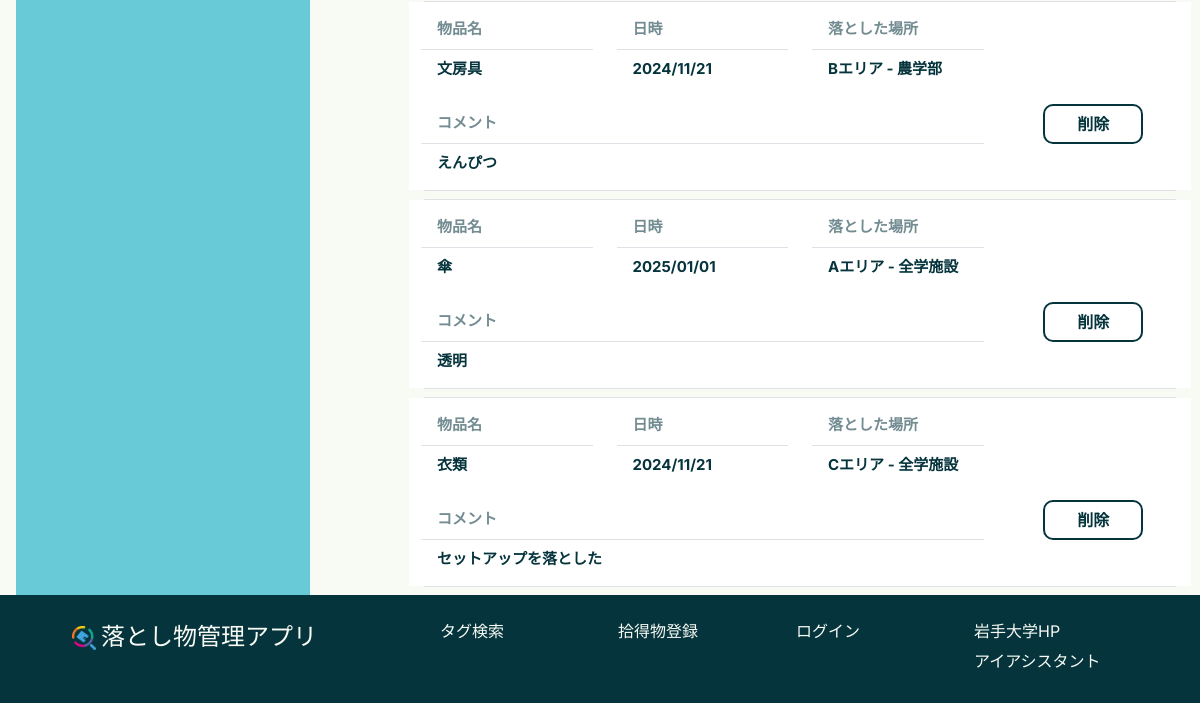
The page /mypage/student/ (lower part) on the database as committed earlier.
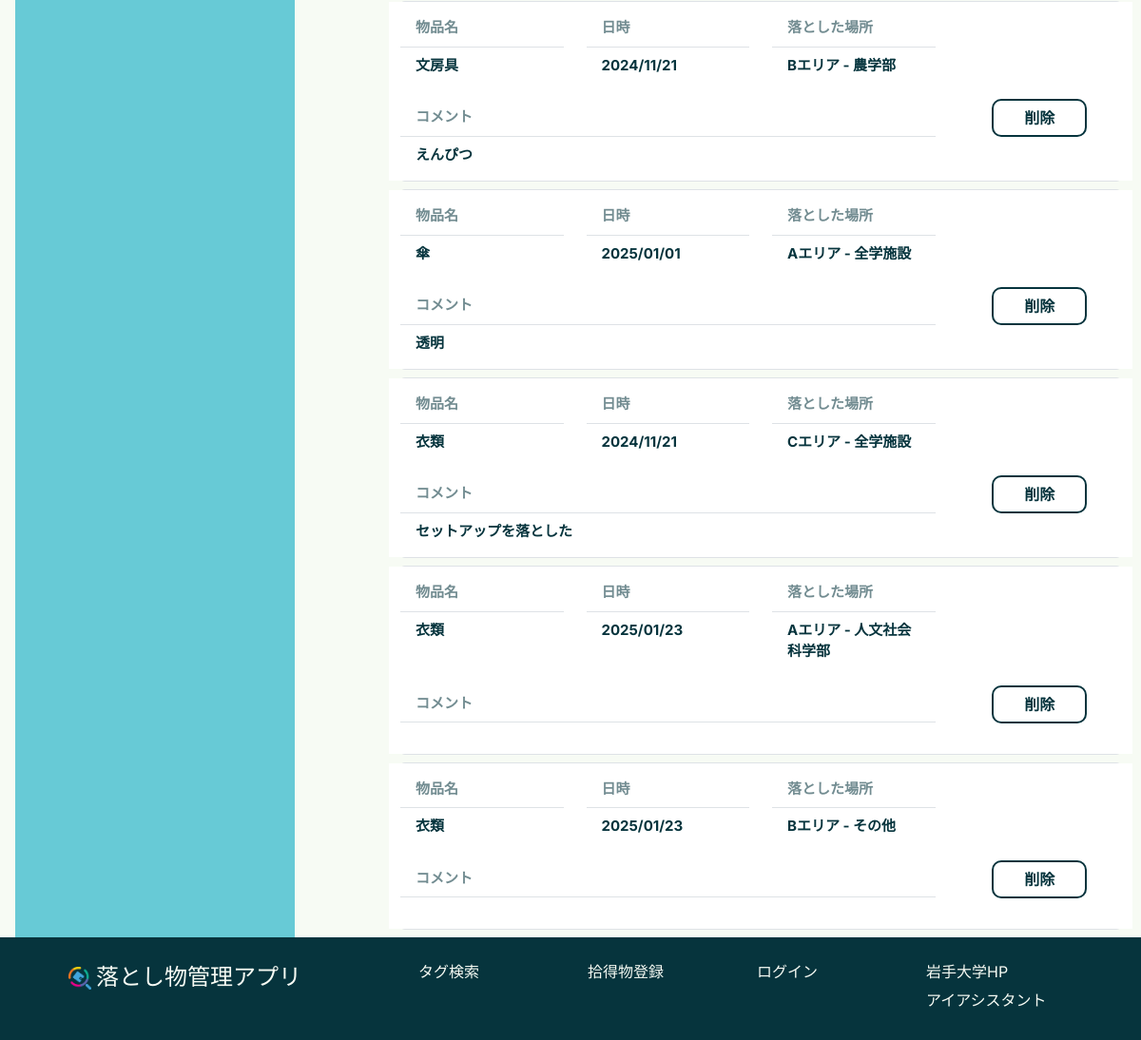
The same page on the database as committed later.
### top/models.py (models this page shows, shortened)
class Item(models.Model):
    item_id = models.AutoField(primary_key=True)
    item_name = models.ForeignKey(ItemsNameTag, on_delete=models.CASCADE, verbose_name="Item Name")
    PorD_location = models.ForeignKey(PickedOrDroppedLocationsTag, on_delete=models.CASCADE,
                                      verbose_name="Picked or Dropped Location")
    storage_location = models.ForeignKey(StorageLocationsTag, on_delete=models.CASCADE, verbose_name="Storage Location", null=True)
    item_type = models.IntegerField(verbose_name="Item Type", help_text="0: Found, 1: Lost")
    status = models.SmallIntegerField(verbose_name="Status", help_text="0: Pending, 1: In Progress, 2: Resolved")
    created_at = models.DateTimeField() # 時間を自動的に更新しない
    updated_at = models.DateTimeField(auto_now=True, null=True, blank=True)
    contact_email = models.EmailField(max_length=100, null=True, blank=True)
    contact_phone = models.CharField(max_length=20, null=True, blank=True)
    description = models.TextField(null=True, blank=True)

class ItemsNameTag(models.Model):
    item_name_id = models.AutoField(primary_key=True)
    item_name = models.CharField(max_length=100, verbose_name="Name tags for items",
                                 help_text="Stationery, clothing, electronic equipment, etc.")
    description = models.TextField(null=True, blank=True)
    def __str__(self):
        return self.item_name

class PickedOrDroppedLocationsTag(models.Model):
    PorD_location_id = models.AutoField(primary_key=True)
    picked_or_dropped_location_name = models.CharField(max_length=100, verbose_name="Location Name",
                                                       help_text="Name of the place where it was found or dropped, e.g., faculty building, student center, etc.")
    description = models.TextField(null=True, blank=True)
    def __str__(self):
        return self.picked_or_dropped_location_name

### mypage/views.py (the view)
# urls.py: path("student/", views.student_mypage, name="student_mypage"), # 学生マイページ表示
def student_mypage(request): # 表示用ビュー
    username = request.user.username # ユーザー名の取得
    useritems = Item.objects.filter(contact_email__startswith=username, item_type=1)
    return render(request, "student.html", {"useritems":useritems})

### mypage/templates/student.html (shortened to what this page needs)
{% extends "base.html" %}
{% load static %}
{% block content %}
<div class="Student container-fluid row mx-1" style="width:100%">
    <div class="col-lg-3 col-sm-12 text-center "style="background-color: #67CAD6" id="sidebar">
    </div>
    <div class="col-1">
    </div>
    <div class="col-lg-8 col-sm-12 mt-3" id="main-content">
        {% if useritems %}
            <div id="content-desktop">
                {% for item in useritems %}
                    <div class="border  my-2 rounded">
                        <div class="row" style="background-color: #FFFFFF;">
                            <div class="col-12 col-md-3 my-2">
                                <ul class="list-group list-group-flush no-underline">
                                    <li class="list-group-item fw-bold" style="color: #06343D90; font-size:15px">物品名</li>
                                    <li class="list-group-item fw-bold" style="color: #06343D; font-size:15px">{{ item.item_name }}</li>
                                </ul>
                            </div>
                            <div class="col-12 col-md-3 my-2">
                                <ul class="list-group list-group-flush no-underline">
                                    <li class="list-group-item fw-bold" style="color: #06343D90; font-size:15px">日時</li>
                                    <li class="list-group-item fw-bold" style="color: #06343D; font-size:15px">{{ item.created_at | date:"Y/m/d" }}</li>
                                </ul>
                            </div>
                            <div class="col-12 col-md-3 my-2">
                                <ul class="list-group list-group-flush no-underline">
                                    <li class="list-group-item fw-bold" style="color: #06343D90; font-size:15px">落とした場所</li>
                                    <li class="list-group-item fw-bold" style="color: #06343D; font-size:15px">{{ item.PorD_location }}</li>
                                </ul>
                            </div>
                            <div class="col-12 col-md-9 my-2">
                                <ul class="list-group list-group-flush no-underline">
                                    <li class="list-group-item fw-bold" style="color: #06343D90; font-size:15px">コメント</li>
                                    <li class="list-group-item fw-bold" style="color: #06343D; font-size:15px">{{ item.description }}</li>
                                </ul>
                            </div>
                            <div class="col-12 col-md-3 my-2 d-flex align-items-start justify-content-center">
                                <button type="button" class="btn btn-outline-secondary custom-red fw-bold mb-4"
                                    style="width: 100px; color: #06343D; border-color: #06343D; border-width: 2px; border-radius: 10px"
                                    data-bs-toggle="modal" data-bs-target="#deleteModal{{ item.item_id }}">
                                    削除
                                </button>
                            </div>
                        </div>
                    </div>
                {% endfor %}
            </div>
        {% else %}
            <p>遺失物は登録されていません</p>
        {% endif %}
    </div>
</div>
{% endblock content %}

### templates/base.html (shortened to what this page needs)
{% load static %}
<!DOCTYPE html>
<html lang="en">
<head>
    <link rel="stylesheet" href="{% static 'css/style.css' %}">
    <link rel="stylesheet" href="{% static 'css/top.css' %}">
    <link rel="stylesheet" href="{% static 'css/lost_item_register.css' %}">
    <link href="https://cdn.jsdelivr.net/npm/bootstrap@5.3.3/dist/css/bootstrap.min.css" rel="stylesheet"
>
</head>
<body>
<main>
    <div style="margin-top: 55px;">
        {% block content %}{% endblock %}
    </div>
</main>
</body>
<footer>
    <div class="row px-4 py-4 mt-0 mx-4 d-flex justify-content-center">
        <div class="footerlogo col-lg-4 col-sm-12 mb-4">
            <a class="footer-brand" href="{% url 'top:home' %}"><img src="{% static "imgs/illustrations/1. FINAL logo png.png" %}">落とし物管理アプリ</a>
        </div>
        <div class="footer-contents col-lg-8 col-sm-12 row">
            <div class="col-lg-3 col-sm-12 mb-3">
                <a class="footer-link" href="{% url 'top:home' %}#tag-search">タグ検索</a>
            </div>
            {% if user.is_superuser %}
                <div class="col-lg-3 col-sm-12 row mb-3">
                    <div class="col-12">
                        <a class="footer-link" href="{% url 'founditem:tofounditemregister' %}">拾得物登録</a>
                    </div>
                    <div class="col-12">
                        <a class="footer-link" href="{% url 'lostitem:tolostitemregister' %}">遺失物登録</a>
                    </div>
                </div>
                <div class="col-lg-3 col-sm-12 mb-3">
                    <div class="col-12">
                        <a class="footer-link" href="{% url 'mypage:admin_mypage' %}">マイページ</a>
                    </div>
                    <div class="col-12">
                        <a class="footer-link" href="{% url 'lostitem:logout' %}">ログアウト</a>
                    </div>
                </div>
            {% else %}
                <div class="col-lg-3 col-sm-12">
                    <a class="footer-link" href="{% url 'founditem:tofounditemregister' %}">拾得物登録</a>
                </div>
                <div class="col-lg-3 col-sm-12">
                    <a class="footer-link" href="{% url 'lostitem:login' %}">ログイン</a>
                </div>
            {% endif %}
            <div class="col-lg-3 col-sm-12 row">
                <div class="col-12">
                    <a class="footer-link" href="https://www.iwate-u.ac.jp/">岩手大学HP</a>
                </div>
                <div class="col-12">
                    <a class="footer-link" href="https://ia2.iwate-u.ac.jp/websyllabus/login/slbsCtlLogin.php">アイアシスタント</a>
                </div>
            </div>
        </div>
    </div>
</footer>
</html>

### static/css/style.css (style rules this page uses)
:root { --primary: #67CAD6; --body:#cef1f7; --background:#F7FBF4; --textcolor:#06343D; }
body { font-family: "Inter","Noto Sans JP", sans-serif !important; font-optical-sizing: auto; color:var(--textcolor) !important; background-color:var(--background)!important; }
footer { background-color: #06343D !important; color: var(--background); }
footer a { text-decoration: none; color: var(--background); }
.footer-brand { font-size:1.5rem!important; }
.footerlogo img { width: 1em; height: 1em; margin-right: 5px; vertical-align: auto; }

### static/css/top.css (style rules this page uses)
:root { --primary: #67CAD6; --body:#cef1f7; --background:#F7FBF4; --box-shadow:0 8px 22px rgba(77, 77, 77, 0.204); --textcolor:#06343D; }

Rows that differ between the two databases and show on the page:
added Item: item_name "衣類", created_at "2025/01/23", PorD_location "Aエリア - 人文社会科学部"
added Item: item_name "衣類", created_at "2025/01/23", PorD_location "Bエリア - その他"
